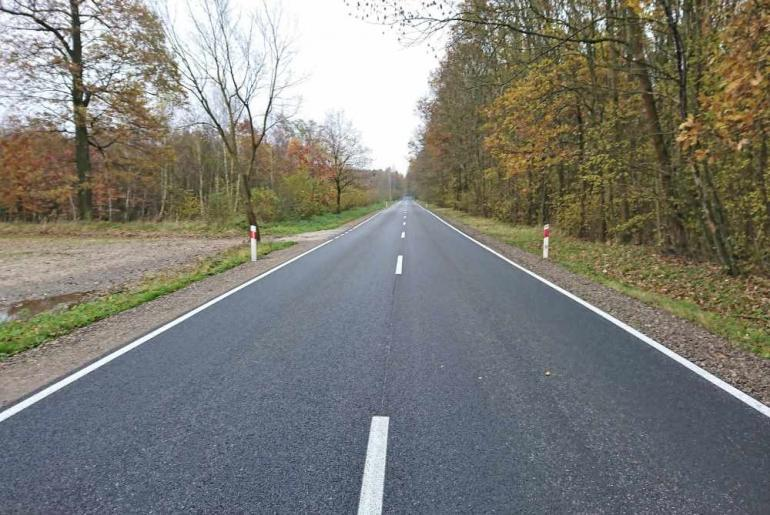
#> input picture Machine Learning/Lab09/img.jpg, 770 x 515 px
$ python main.py
#> lines starting #> are read from the running program, lines starting #| are printed output that depends on the picture; after the words box and inside, x2 and y2 are one past the last pixel; in counts of white or black regions, pixels touching at a corner belong together
import cv2
import numpy as np

img = cv2.imread("img.jpg")
#> img is the input picture: shape (515, 770, 3); mean B, G, R 118.2, 124.7, 124.9

gray_img = cv2.cvtColor(img, cv2.COLOR_BGR2GRAY)
cv2.imshow("gray image", gray_img)
cv2.imwrite("gray_img.jpg", gray_img)
cv2.waitKey(0)
cv2.destroyAllWindows()

blur_kernel_size = (15, 15)
gray_img = cv2.imread("gray_img.jpg")
#> gray_img: shape (515, 770, 3); min 8, max 255, mean 124
blur_img = cv2.GaussianBlur(gray_img, blur_kernel_size, 0)
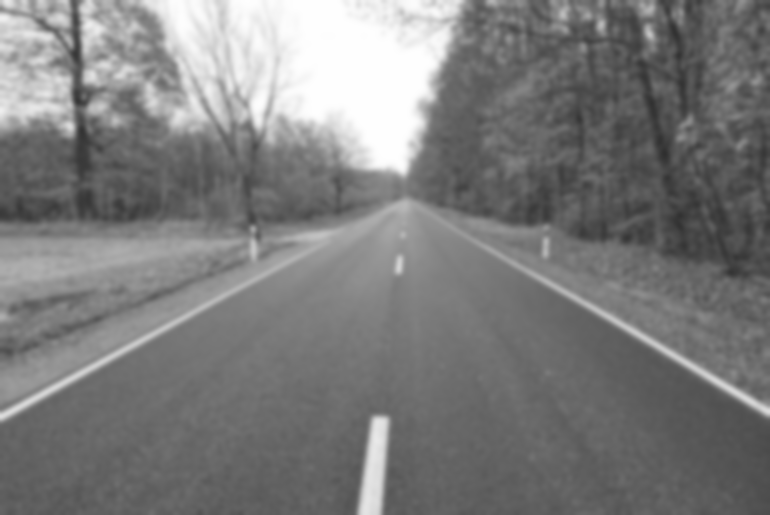
#> blur_img: shape (515, 770, 3); min 47, max 254, mean 124
cv2.imshow("blur image", blur_img)
cv2.imwrite("blur_img.jpg", blur_img)
cv2.waitKey(0)
cv2.destroyAllWindows()

canny_low_threshold = 20
canny_high_threshold = 100
blur_img = cv2.imread("blur_img.jpg")
#> blur_img: shape (515, 770, 3); min 47, max 255, mean 124
canny_img = cv2.Canny(blur_img, canny_low_threshold, canny_high_threshold)
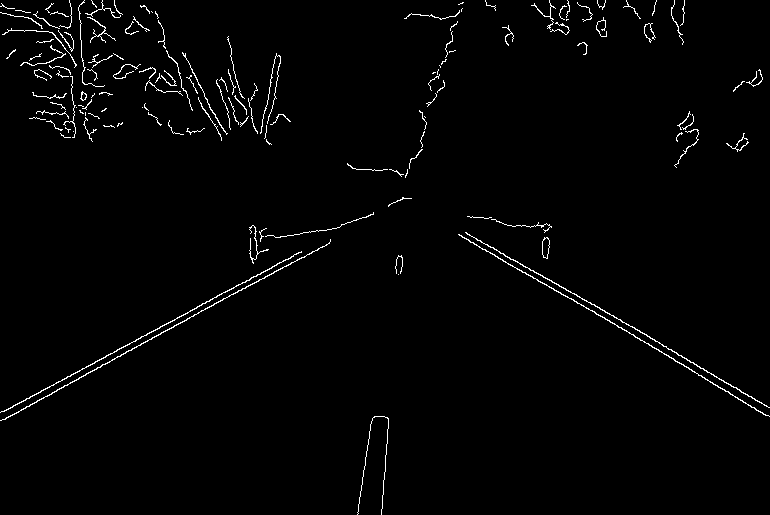
#> canny_img: shape (515, 770); 1.6% white in thin lines or dots
cv2.imshow("canny image", canny_img)
cv2.imwrite("canny_img.jpg", canny_img)
cv2.waitKey(0)
cv2.destroyAllWindows()

img = cv2.imread("canny_img.jpg", 0)
#> img: shape (515, 770); min 0, max 255, mean 4.2
height, width = canny_img.shape[:2]
#> height = 515; width = 770
print(height, width)
#| 515 770
h = height // 2
#> h = 257
w = width
#> w = 770
x = height // 2
#> x = 257
y = 0
img1 = img[x : x + h, y : y + w]
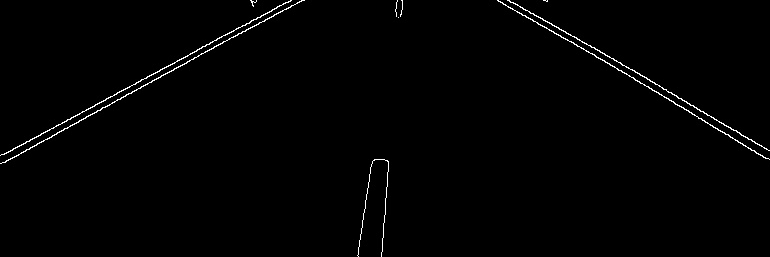
#> img1: shape (257, 770); min 0, max 255, mean 2.6
img2 = np.zeros_like(img)
img2[x : x + h, y : y + w] = img1


cv2.imshow("img2", img2)
cv2.imwrite("img2.jpg", img2)
cv2.waitKey(0)
cv2.destroyAllWindows()


src = cv2.imread("img2.jpg")
#> src: shape (515, 770, 3); min 0, max 255, mean 1.3

dst = cv2.Canny(src, 50, 200, None, 3)
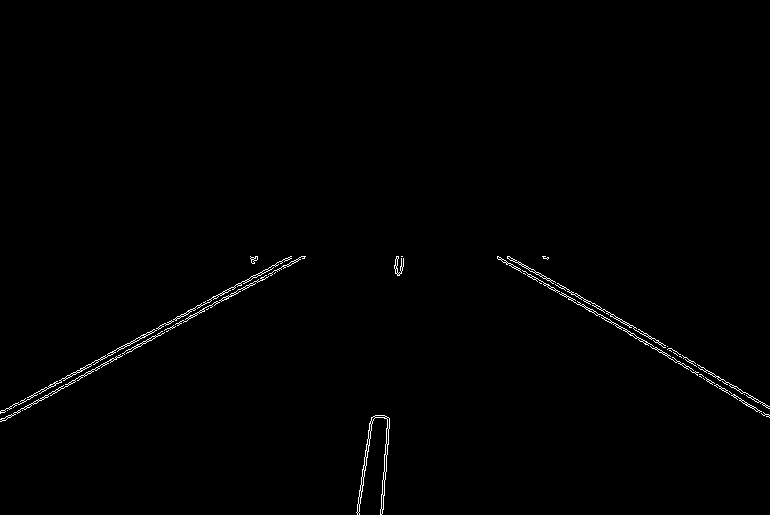
#> dst: shape (515, 770); 0.69% white in thin lines or dots, all inside (x1, y1, x2, y2) = (0, 256, 770, 515)
cdst = cv2.cvtColor(dst, cv2.COLOR_GRAY2BGR)
cdstP = np.copy(cdst)
lines = cv2.HoughLines(dst, 1, np.pi / 180, 150, None, 0, 0)
#> lines = [[-38, 2.11], [370, 1.06], [363, 1.08], [368, 1.06]]
if lines is not None:
    for i in range(0, len(lines)):
        rho = lines[i][0][0]
        theta = lines[i][0][1]
        a = np.cos(theta)
        b = np.sin(theta)
        x0 = a * rho
        y0 = b * rho
        pt1 = (
            int(x0 + 1000 * (-b)),
            int(y0 + 1000 * (a)),
        )
        pt2 = (
            int(x0 - 1000 * (-b)),
            int(y0 - 1000 * (a)),
        )
        cv2.line(cdst, pt1, pt2, (0, 0, 255), 3, cv2.LINE_AA)
#> this loop made 4 passes
#> (rho, theta, a, b, x0, y0, pt1, pt2) on passes 1 to 4: (-38, 2.11, -0.515, 0.857, 19.57, -32.57, (-837, -547), (876, 482)), (370, 1.06, 0.485, 0.875, 179.4, 323.6, (-695, 808), (1053, -161)), (363, 1.08, 0.469, 0.883, 170.4, 320.5, (-712, 789), (1053, -148)), (368, 1.06, 0.485, 0.875, 178.4, 321.9, (-696, 806), (1053, -162))
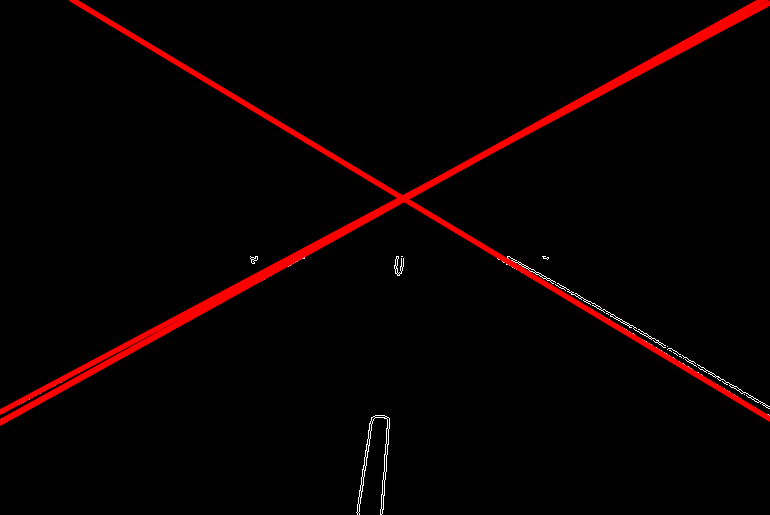
#> cdst: shape (515, 770, 3); mean B, G, R 0.7, 0.7, 8.7
linesP = cv2.HoughLinesP(dst, 1, np.pi / 180, 50, None, 50, 10)
#> linesP = 21 rows, first 6: [581, 305, 767, 416], [0, 421, 246, 285], [0, 411, 210, 299], [25, 409, 302, 256], [677, 355, 768, 408], [592, 309, 702, 375]
if linesP is not None:
    for i in range(0, len(linesP)):
        l = linesP[i][0]
        cv2.line(cdstP, (l[0], l[1]), (l[2], l[3]), (0, 0, 255), 3, cv2.LINE_AA)
#> this loop made 21 passes
#> l on passes 1 to 12: [581, 305, 767, 416], [0, 421, 246, 285], [0, 411, 210, 299], [25, 409, 302, 256], [677, 355, 768, 408], [592, 309, 702, 375], [96, 362, 291, 258], [563, 288, 668, 348], [4, 420, 156, 336], [540, 273, 703, 367], [652, 338, 769, 406], [188, 310, 285, 258]
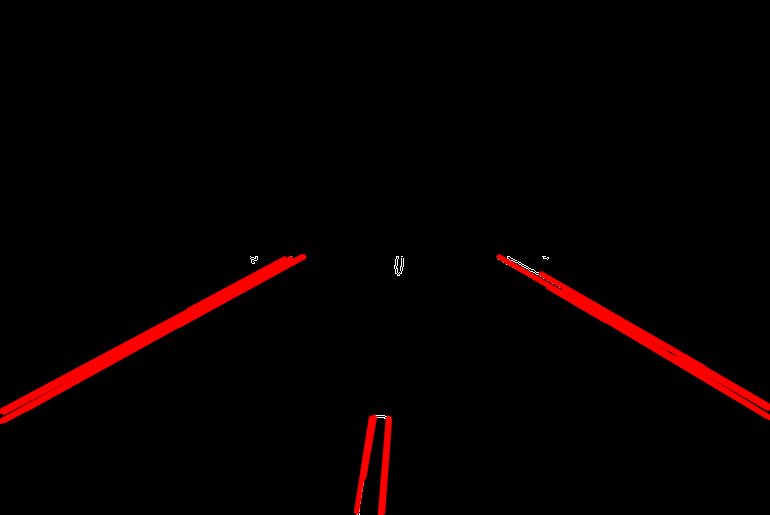
#> cdstP: shape (515, 770, 3); mean B, G, R 0.1, 0.1, 6.4
# cv2.imshow("Detected Lines (in red) - Standard Hough Line Transform", cdst)
cv2.imshow("Detected Lines (in red) - Probabilistic Line Transform", cdstP)
cv2.imwrite("detected.jpg", cdstP)
cv2.waitKey()
cv2.destroyAllWindows()

img = cv2.imread("img.jpg")
img1 = cv2.imread("detected.jpg")
#> img1: shape (515, 770, 3)
img2 = cv2.addWeighted(img, 0.8, img1, 1, 0)
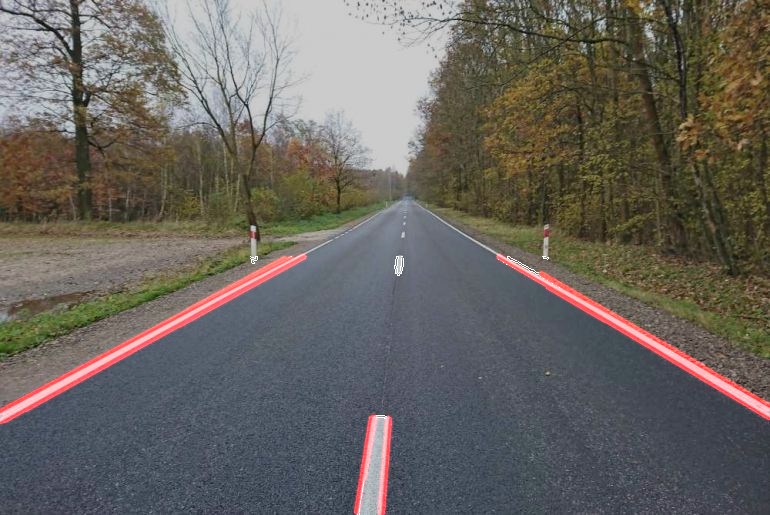
#> img2: shape (515, 770, 3); mean B, G, R 94.8, 100, 103.6
cv2.imshow("sum", img2)
cv2.imwrite("sum.jpg", img2)
cv2.waitKey(0)
cv2.destroyAllWindows()
